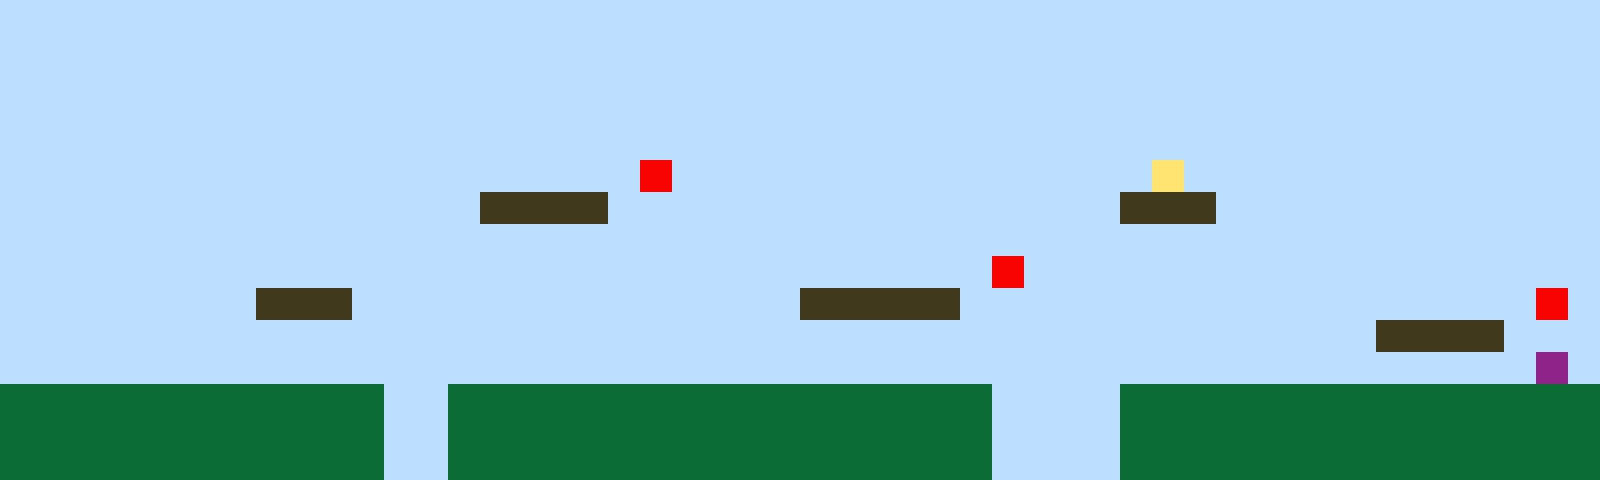

This game map was drawn from its Tiled (.tmx) file and the tilesets committed beside it. A one-line description and the full map source follow:
An orthogonal 50x15 tile map with 32x32 px tiles, 1 tile layer (Tile Layer 1).

<map version="1.10" tiledversion="1.11.2" orientation="orthogonal" renderorder="right-up" width="50" height="15" tilewidth="32" tileheight="32" infinite="0" nextlayerid="2" nextobjectid="1"><editorsettings><export target="map1.csv" format="csv" /></editorsettings><tileset firstgid="1" name="sprites" tilewidth="32" tileheight="32" tilecount="6" columns="3"><image source="sprites.png" width="96" height="64" /></tileset><layer id="1" name="Tile Layer 1" width="50" height="15"><data encoding="csv">1,1,1,1,1,1,1,1,1,1,1,1,1,1,1,1,1,1,1,1,1,1,1,1,1,1,1,1,1,1,1,1,1,1,1,1,1,1,1,1,1,1,1,1,1,1,1,1,1,1,1,1,1,1,1,1,1,1,1,1,1,1,1,1,1,1,1,1,1,1,1,1,1,1,1,1,1,1,1,1,1,1,1,1,1,1,1,1,1,1,1,1,1,1,1,1,1,1,1,1,1,1,1,1,1,1,1,1,1,1,1,1,1,1,1,1,1,1,1,1,1,1,1,1,1,1,1,1,1,1,1,1,1,1,1,1,1,1,1,1,1,1,1,1,1,1,1,1,1,1,1,1,1,1,1,1,1,1,1,1,1,1,1,1,1,1,1,1,1,1,1,1,1,1,1,1,1,1,1,1,1,1,1,1,1,1,1,1,1,1,1,1,1,1,1,1,1,1,1,1,1,1,1,1,1,1,1,1,1,1,1,1,1,1,1,1,1,1,1,1,1,1,1,1,1,1,1,1,1,1,1,1,1,1,1,1,1,1,1,1,1,1,1,1,1,1,1,1,1,1,1,1,1,1,1,1,1,1,1,1,1,1,1,1,1,1,1,1,1,1,5,1,1,1,1,1,1,1,1,1,1,1,1,1,1,1,4,1,1,1,1,1,1,1,1,1,1,1,1,1,1,1,1,1,1,1,1,1,1,1,1,1,1,1,1,3,3,3,3,1,1,1,1,1,1,1,1,1,1,1,1,1,1,1,1,3,3,3,1,1,1,1,1,1,1,1,1,1,1,1,1,1,1,1,1,1,1,1,1,1,1,1,1,1,1,1,1,1,1,1,1,1,1,1,1,1,1,1,1,1,1,1,1,1,1,1,1,1,1,1,1,1,1,1,1,1,1,1,1,1,1,1,1,1,1,1,1,1,1,1,1,1,1,1,1,1,1,1,1,1,1,1,1,1,1,1,1,1,1,1,1,5,1,1,1,1,1,1,1,1,1,1,1,1,1,1,1,1,1,1,1,1,1,1,1,1,1,1,3,3,3,1,1,1,1,1,1,1,1,1,1,1,1,1,1,3,3,3,3,3,1,1,1,1,1,1,1,1,1,1,1,1,1,1,1,1,1,1,5,1,1,1,1,1,1,1,1,1,1,1,1,1,1,1,1,1,1,1,1,1,1,1,1,1,1,1,1,1,1,1,1,1,1,1,1,1,1,1,1,1,1,1,1,3,3,3,3,1,1,1,1,1,1,1,1,1,1,1,1,1,1,1,1,1,1,1,1,1,1,1,1,1,1,1,1,1,1,1,1,1,1,1,1,1,1,1,1,1,1,1,1,1,1,1,1,1,1,1,6,1,2,2,2,2,2,2,2,2,2,2,2,2,1,1,2,2,2,2,2,2,2,2,2,2,2,2,2,2,2,2,2,1,1,1,1,2,2,2,2,2,2,2,2,2,2,2,2,2,2,2,2,2,2,2,2,2,2,2,2,2,2,2,1,1,2,2,2,2,2,2,2,2,2,2,2,2,2,2,2,2,2,1,1,1,1,2,2,2,2,2,2,2,2,2,2,2,2,2,2,2,2,2,2,2,2,2,2,2,2,2,2,2,1,1,2,2,2,2,2,2,2,2,2,2,2,2,2,2,2,2,2,1,1,1,1,2,2,2,2,2,2,2,2,2,2,2,2,2,2,2</data></layer></map>
